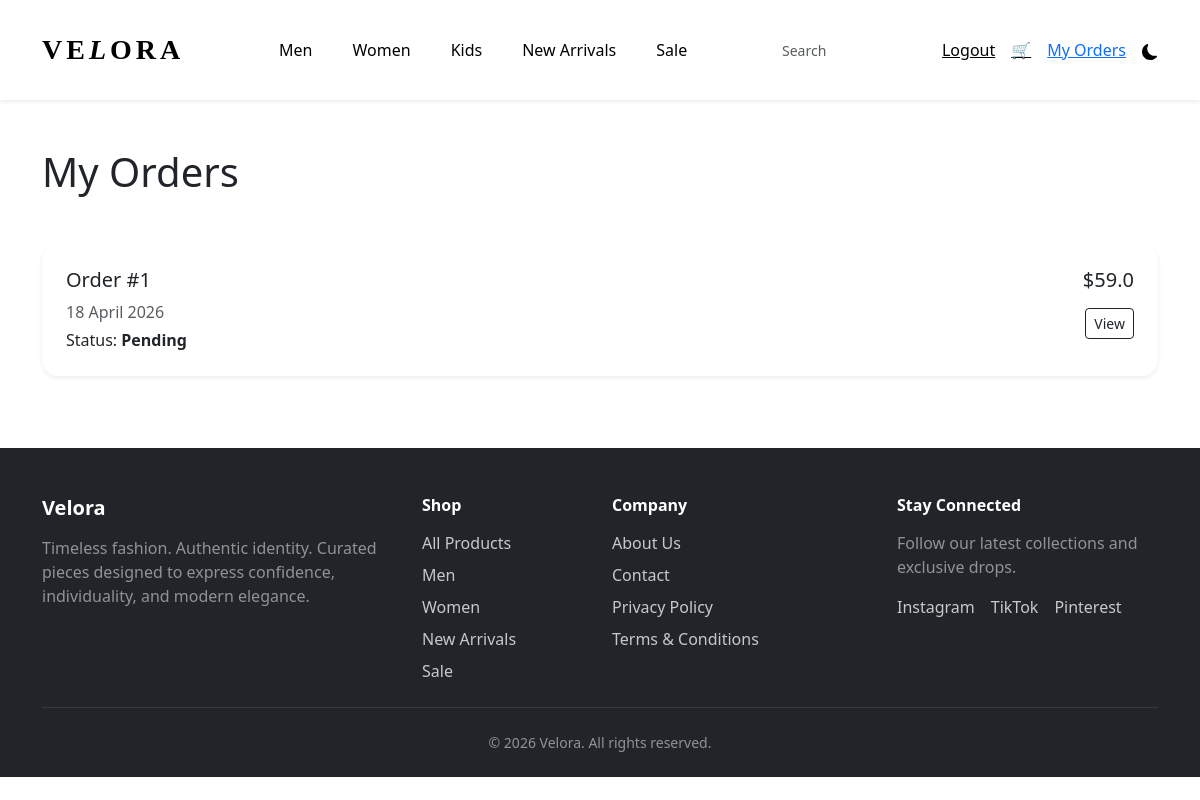
The app's page /my-orders (signed in) with its own data.
### run.py (models this page shows)
class Order(db.Model):
    id = db.Column(db.Integer, primary_key=True)
    user_id = db.Column(db.Integer, db.ForeignKey("user.id"), nullable=False)
    customer_name = db.Column(db.String(120), nullable=False)
    customer_email = db.Column(db.String(120), nullable=False)
    phone = db.Column(db.String(30), nullable=False)
    city = db.Column(db.String(100), nullable=False)
    address = db.Column(db.Text, nullable=False)
    note = db.Column(db.Text, nullable=True)
    total_price = db.Column(db.Float, nullable=False)
    status = db.Column(db.String(50), default="Pending")
    created_at = db.Column(db.DateTime, server_default=db.func.now())
    items = db.relationship(
        "OrderItem",
        backref="order",
        lazy=True,
        cascade="all, delete-orphan"
    )

### run.py (the view)
@app.route("/my-orders")
def my_orders():
    current_user = get_current_user()
    if not current_user:
        session.clear()
        flash("Login first", "danger")
        return redirect(url_for("login"))
    orders = Order.query.filter_by(
        user_id=current_user.id
    ).order_by(Order.created_at.desc()).all()
    return render_template("shop/my_orders.html", orders=orders)

### run.py (called while the page is built)
def get_current_user():
    user_id = session.get("user_id")
    if not user_id:
        return None
    return db.session.get(User, user_id)

@app.context_processor
def inject_cart_count():
    current_user = get_current_user()
    if not current_user:
        return dict(cart_count=0)
    count = db.session.query(db.func.sum(CartItem.quantity)).filter_by(
        user_id=current_user.id
    ).scalar()
    return dict(cart_count=count or 0)

@app.context_processor
def inject_cart_count():
    current_user = get_current_user()
    if not current_user:
        return dict(cart_count=0)
    count = db.session.query(db.func.sum(CartItem.quantity)).filter_by(
        user_id=current_user.id
    ).scalar()
    return dict(cart_count=count or 0)

@app.context_processor
def inject_user():
    return dict(current_user=get_current_user())

### app/templates/shop/my_orders.html (shortened to what this page needs)
{% extends "base.html" %}
{% block content %}
<section class="py-5">
    <div class="container">
        <h1 class="mb-5">My Orders</h1>
        {% if orders %}
            {% for order in orders %}
            <div class="card shadow-sm border-0 rounded-4 mb-4">
                <div class="card-body p-4">
                    <div class="d-flex justify-content-between">
                        <div>
                            <h5>Order #{{ order.id }}</h5>
                            <p class="text-muted mb-1">
                                {{ order.created_at.strftime('%d %B %Y') }}
                            </p>
                            <p class="mb-0">
                                Status:
                                <strong>{{ order.status }}</strong>
                            </p>
                        </div>
                        <div class="text-end">
                            <h5>${{ order.total_price }}</h5>
                            <a href="{{ url_for('order_success', order_id=order.id) }}"
                               class="btn btn-outline-dark btn-sm mt-2">
                                View
                            </a>
                        </div>
                    </div>
                </div>
            </div>
            {% endfor %}
        {% else %}
            <p>No orders yet.</p>
        {% endif %}
    </div>
</section>
{% endblock %}

### app/static/css/style.css (style rules this page uses)
body { margin: 0; padding: 0; }

### records on screen
Order: id "1", created_at "18 April 2026", status "Pending", total_price "59.0"
